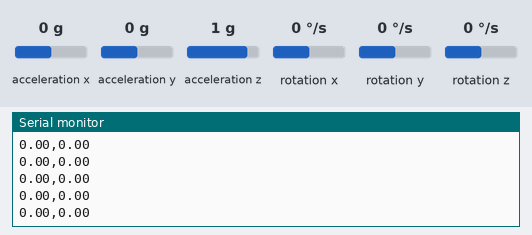
Recording of a sketch running on a simulated Arduino Uno, built with avr-gcc and run on an emulated ATmega328P. On the bench: the last lines printed to the serial monitor. The inputs (shaded band) are chosen by the test bench; at power-on: acceleration x 0 g, acceleration y 0 g, acceleration z 1 g, rotation x 0 °/s, rotation y 0 °/s, rotation z 0 °/s.

Above: at 1.9 s.
2.0 s: acceleration x set to -1.4 g
At 2.08 s:
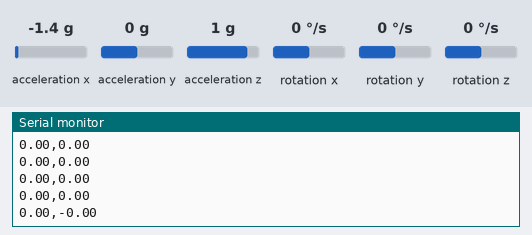
3.5 s: acceleration y set to -1.4 g
At 3.57 s:
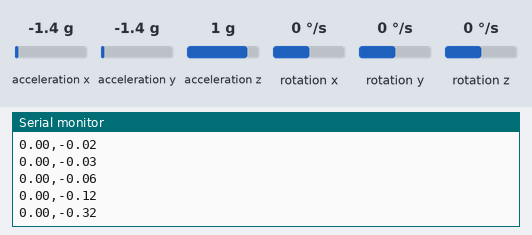
5.0 s: acceleration z set to -1.4 g
At 5.07 s:
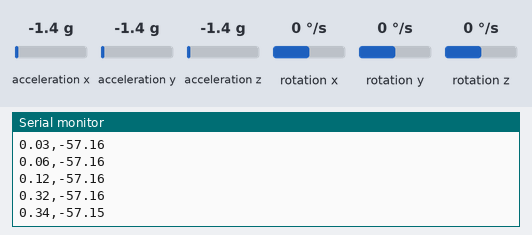
6.5 s: rotation x set to -192 °/s
At 6.56 s:
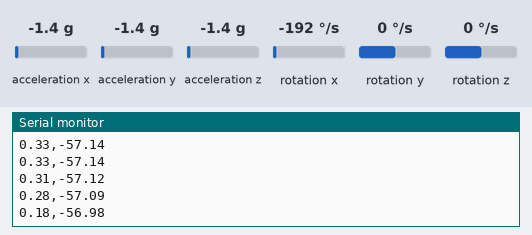
Timing chart, 0 to 9.0 s (numbered marks = the images above; inputs shaded):
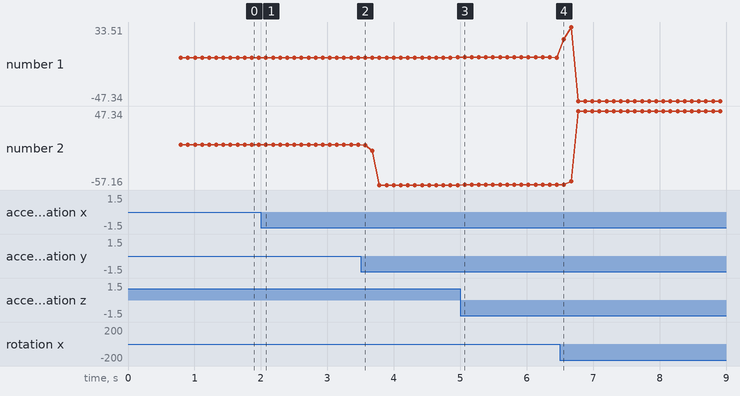

The sketch:

MPU-6050.ino
```cpp
#include "Wire.h"
#include "I2Cdev.h"
#include "MPU6050.h"

MPU6050 accelgyro;

unsigned long now, lastTime = 0;
float dt;                                   //微分时间

int16_t ax, ay, az, gx, gy, gz;             //加速度计陀螺仪原始数据
float aax=0, aay=0, agx=0, agy=0, agz=0;    //角度变量
long axo = 0, ayo = 0, azo = 0;             //加速度计偏移量
long gxo = 0, gyo = 0, gzo = 0;             //陀螺仪偏移量

float pi = 3.1415926;
float AcceRatio = 16384.0;                  //加速度计比例系数
float GyroRatio = 131.0;                    //陀螺仪比例系数

uint8_t n_sample = 8;                       //加速度计滤波算法采样个数
float aaxs[8] = {0}, aays[8] = {0};         //x,y轴采样队列
long aax_sum, aay_sum;                      //x,y轴采样和

float a_x[10]={0}, a_y[10]={0} ,g_x[10]={0} ,g_y[10]={0}; //加速度计协方差计算队列
float Px=1, Rx, Kx, Sx, Vx, Qx;             //x轴卡尔曼变量
float Py=1, Ry, Ky, Sy, Vy, Qy;             //y轴卡尔曼变量

void setup() {
  Wire.begin();
  Serial.begin(9600);

  accelgyro.initialize();                 //初始化

  unsigned short times = 200;             //采样次数
  for(int i=0;i<times;i++){
    accelgyro.getMotion6(&ax, &ay, &az, &gx, &gy, &gz); //读取六轴原始数值
    axo += ax; ayo += ay; azo += az;      //采样和
    gxo += gx; gyo += gy; gzo += gz;
  }
  axo /= times; ayo /= times; azo /= times; //计算加速度计偏移
  gxo /= times; gyo /= times; gzo /= times; //计算陀螺仪偏移
}

void loop(){
  unsigned long now = millis();             //当前时间(ms)
  dt = (now - lastTime) / 1000.0;           //微分时间(s)
  lastTime = now;                           //上一次采样时间(ms)

  accelgyro.getMotion6(&ax, &ay, &az, &gx, &gy, &gz); //读取六轴原始数值

  float accx = ax / AcceRatio;              //x轴加速度
  float accy = ay / AcceRatio;              //y轴加速度
  float accz = az / AcceRatio;              //z轴加速度

  aax = atan(accy / accz) * (-180) / pi;    //x轴对于水平面的夹角
  aay = atan(accx / accz) * 180 / pi;       //y轴对于水平面的夹角

  aax_sum = 0;                              // 对于加速度计原始数据的滑动加权滤波算法
  aay_sum = 0;
  for(int i=1;i<n_sample;i++){
    aaxs[i-1] = aaxs[i];
    aax_sum += aaxs[i] * i;
    aays[i-1] = aays[i];
    aay_sum += aays[i] * i;
  }
  aaxs[n_sample-1] = aax;
  aax_sum += aax * n_sample;
  aax = (aax_sum / (11*n_sample/2.0)) * 9 / 7.0; //角度调幅至0-90°
  aays[n_sample-1] = aay;                        //此处应用实验法取得合适的系数
  aay_sum += aay * n_sample;                     //本例系数为9/7
  aay = (aay_sum / (11*n_sample/2.0)) * 9 / 7.0;

  float gyrox = - (gx-gxo) / GyroRatio * dt; //x轴角速度
  float gyroy = - (gy-gyo) / GyroRatio * dt; //y轴角速度
  agx += gyrox;                             //x轴角速度积分
  agy += gyroy;                             //x轴角速度积分

  /* kalmen start */
  Sx = 0; Rx = 0;
  Sy = 0; Ry = 0;
  for(int i=1;i<10;i++){                 //测量值平均值运算
    a_x[i-1] = a_x[i];                      //即加速度平均值
    Sx += a_x[i];
    a_y[i-1] = a_y[i];
    Sy += a_y[i];
  }
  a_x[9] = aax;
  Sx += aax;
  Sx /= 10;                                 //x轴加速度平均值
  a_y[9] = aay;
  Sy += aay;
  Sy /= 10;                                 //y轴加速度平均值

  for(int i=0;i<10;i++){
    Rx += sq(a_x[i] - Sx);
    Ry += sq(a_y[i] - Sy);
  }
  Rx = Rx / 9;                              //得到方差
  Ry = Ry / 9;

  Px = Px + 0.0025;                         // 0.0025在下面有说明...
  Kx = Px / (Px + Rx);                      //计算卡尔曼增益
  agx = agx + Kx * (aax - agx);             //陀螺仪角度与加速度计速度叠加
  Px = (1 - Kx) * Px;                       //更新p值

  Py = Py + 0.0025;
  Ky = Py / (Py + Ry);
  agy = agy + Ky * (aay - agy);
  Py = (1 - Ky) * Py;

  /* kalmen end */

  Serial.print(agx);Serial.print(",");
  Serial.print(agy);Serial.println();
  delay(100);
}
```

Measured:
- after the input at 2.0 s, the serial monitor: prints a new line after 0.08 s (image 1)
- after the input at 5.0 s, the serial monitor: prints a new line after 0.07 s (image 3)
- plotted number 1: 0 → 0.32 after the input at 3.5 s, 0.32 → 0.18 after the input at 5.0 s
- plotted number 2: 0 → -0.32 after the input at 2.0 s, -57.16 → -56.98 after the input at 5.0 s
